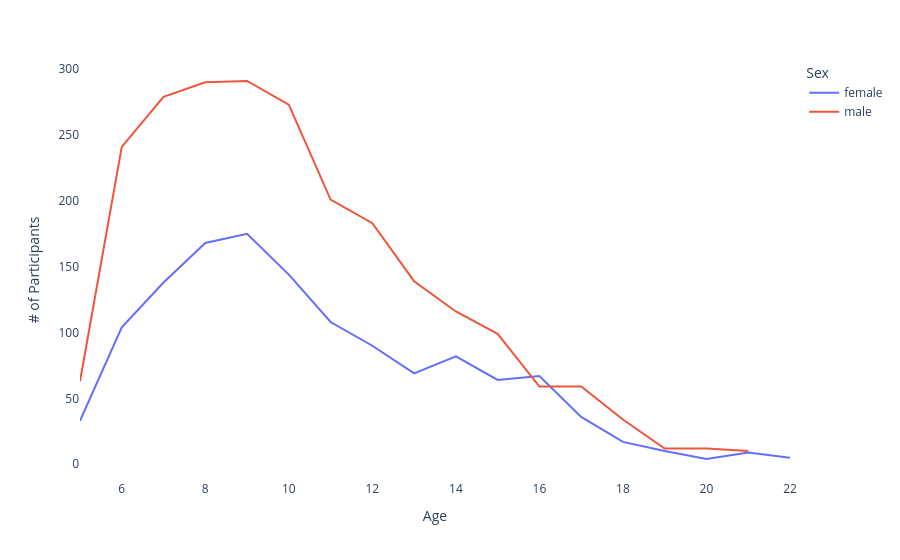

Notebook code cell kept with this figure:
### Code cell
df1 = df[df['DX_01_Cat_new'].isin(['ADHD', 'No Diagnosis Given', 
                           'Anxiety Disorders', 
                           'Specific Learning Disorder with Impairment in Reading',
                           'Autism Spectrum Disorder',
                          'Depressive Disorders'])
                        ]
tmp = df1.groupby(['Age', 'Sex']).count().reset_index()

fig = px.line(data_frame=tmp, x='Age', y='Identifiers', color='Sex')
fig.update_xaxes(showticklabels=True, title='Age')
fig.update_yaxes(showticklabels=True, title='# of Participants')
fig.update_layout({'plot_bgcolor': 'rgba(0,0,0,0)',
                  'paper_bgcolor': 'rgba(0,0,0,0)'})

### Figure 1 — Plotly figure (JSON) as saved in the notebook; plotly's stock layout.template omitted (floating-point values rounded to 4 significant figures)
{"data": [{"hovertemplate": "Sex=female<br>Age=%{x}<br>Identifiers=%{y}<extra></extra>", "legendgroup": "female", "line": {"color": "#636efa", "dash": "solid"}, "marker": {"symbol": "circle"}, "mode": "lines", "name": "female", "orientation": "v", "showlegend": true, "type": "scatter", "x": [5, 6, 7, 8, 9, 10, 11, 12, 13, 14, 15, 16, 17, 18, 19, 20, 21, 22], "xaxis": "x", "y": [33, 104, 138, 168, 175, 144, 108, 90, 69, 82, 64, 67, 36, 17, 10, 4, 9, 5], "yaxis": "y"}, {"hovertemplate": "Sex=male<br>Age=%{x}<br>Identifiers=%{y}<extra></extra>", "legendgroup": "male", "line": {"color": "#EF553B", "dash": "solid"}, "marker": {"symbol": "circle"}, "mode": "lines", "name": "male", "orientation": "v", "showlegend": true, "type": "scatter", "x": [5, 6, 7, 8, 9, 10, 11, 12, 13, 14, 15, 16, 17, 18, 19, 20, 21], "xaxis": "x", "y": [63, 241, 279, 290, 291, 273, 201, 183, 139, 116, 99, 59, 59, 34, 12, 12, 10], "yaxis": "y"}], "layout": {"legend": {"title": {"text": "Sex"}, "tracegroupgap": 0}, "margin": {"t": 60}, "paper_bgcolor": "rgba(0,0,0,0)", "plot_bgcolor": "rgba(0,0,0,0)", "xaxis": {"anchor": "y", "domain": [0, 1], "showticklabels": true, "title": {"text": "Age"}}, "yaxis": {"anchor": "x", "domain": [0, 1], "showticklabels": true, "title": {"text": "# of Participants"}}}}
